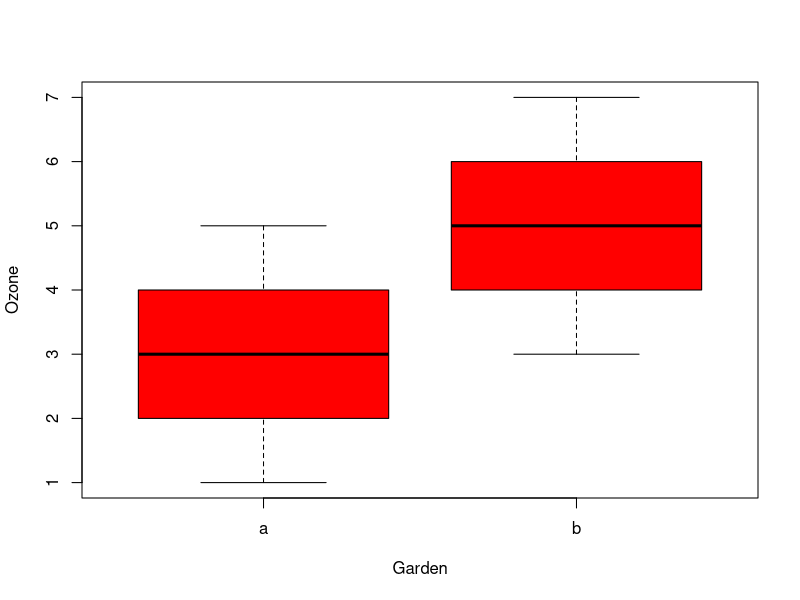

Generate this figure with R: (Note: this script raises an error after producing the figure.)
## ---- chunk 1
setwd("~/TEACHING IN FREIBURG/11 - Statistics with R fall 2015/5_Week 1 wrap-up/raw data")
data1 <- read.delim("data1.txt")
attach(data1)
head(data1)


boxplot(Ozone ~ garden, xlab = "Garden", ylab = "Ozone", col = "red")


# the question is about "means", but are we allowed to run a parametric procedure here?
shapiro.test(Ozone[garden == "a"])
shapiro.test(Ozone[garden == "b"])
# yes, indeed.

# boxplots look to have comparable variances
var(Ozone[garden == "a"])
var(Ozone[garden == "b"])  # indeed, they are identical!

# just for fun (although unnecessary here)
library(car)
leveneTest(Ozone ~ garden)
# definitely, no problems of homogeneity of variances here!
# parametric, 2 independent samples, homogeneity OK. let's run the t-test
t.test(Ozone ~ garden, mu = 0, alt = "two.sided", conf = 0.95, var.eq = T, paired = F)

# final answer is YES. we can reject the null hipothesis
detach(data1)

## ---- chunk 2
setwd("~/TEACHING IN FREIBURG/11 - Statistics with R fall 2015/5_Week 1 wrap-up/raw data")
MD <- read.delim("Mule Deer.txt")

## ---- chunk 3
year1 = MD$year < 1983

## ---- chunk 4
MD = cbind(MD, year1)
head(MD)

## ---- chunk 5
year2 = as.numeric(MD$year == 1990)
MD = cbind(MD, year2)
head(MD)

## ---- chunk 6
names(MD)
names(MD)[15:16] = c("prior_1983", "yes_1990")
names(MD)

## ---- chunk 7
MD$Fw.FrationFall = NULL
# or MD[,4] = NULL
names(MD)
## ---- chunk 8
attach(MD)
qqnorm(Average_preci_winter); qqline(Average_preci_winter)
qqnorm(Average_snowfall_winter); qqline(Average_snowfall_winter)
shapiro.test(Average_preci_winter); shapiro.test(Average_snowfall_winter)
plot(Average_preci_winter, Average_snowfall_winter)
cor.test(Average_preci_winter, Average_snowfall_winter, method = "spearman")

## ---- chunk 9
qqnorm(WSI); qqline(WSI)
qqnorm(Average_snowfall_winter); qqline(Average_snowfall_winter)
shapiro.test(WSI); shapiro.test(Average_snowfall_winter)
plot(WSI, Average_snowfall_winter)
cor.test(WSI, Average_snowfall_winter, method = "spearman") 
## ---- chunk 10
qqnorm(Average_snowdepth_winter); qqline(Average_snowdepth_winter)
qqnorm(Average_maxtemp_winter); qqline(Average_maxtemp_winter)
shapiro.test(Average_snowdepth_winter); shapiro.test(Average_maxtemp_winter)
plot(Average_snowdepth_winter, Average_maxtemp_winter)
cor.test(Average_snowdepth_winter, Average_maxtemp_winter, method = "spearman")

## ---- chunk 11
qqnorm(Average_maxtemp_winter); qqline(Average_maxtemp_winter)
qqnorm(Average_mintemp_winter); qqline(Average_mintemp_winter)
shapiro.test(Average_maxtemp_winter); shapiro.test(Average_mintemp_winter)
plot(Average_maxtemp_winter, Average_mintemp_winter)
cor.test(Average_maxtemp_winter, Average_mintemp_winter, method = "pearson")
detach(MD)
## ---- chunk 12
set.seed(5)
X = rnorm(18)
set.seed(12)
Y = rnorm(18, mean = 5, sd = 2)
shapiro.test(X); qqnorm(X); qqline(X)
shapiro.test(Y); qqnorm(Y); qqline(Y)
data = data.frame("X1" = X, "Y1" = Y)
names(data) = c("column1", "column2")
plot(data$column1[-2], data$column2[-2])
cor.test(data$column1[-2], data$column1[-2], method = "kendal")
#well, data are normally distributed so we would be allowed to run the Pearson
